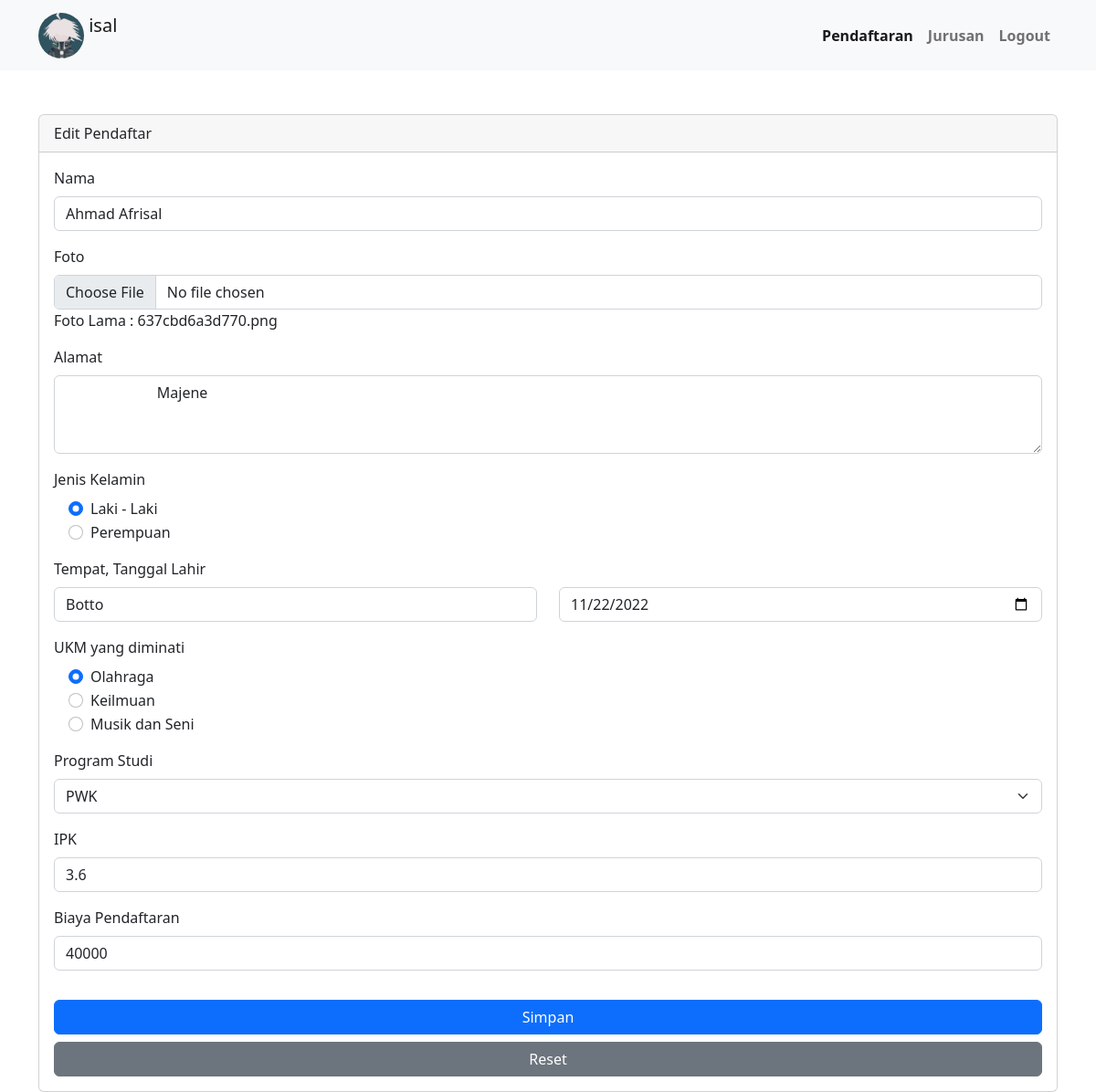
Page /pendaftaran/edit.php?pendaftaran_id=1 (signed in) on the committed database.
### tables this page shows
CREATE TABLE `tblpendaftaran` (
  `pendaftaran_id` int(11) NOT NULL,
  `pendaftaran_nama` varchar(50) NOT NULL,
  `pendaftaran_gambar` text DEFAULT NULL,
  `pendaftaran_alamat` text NOT NULL,
  `pendaftaran_gender` varchar(20) NOT NULL,
  `pendaftaran_tempatlahir` varchar(30) NOT NULL,
  `pendaftaran_tanggallahir` date NOT NULL,
  `prodi_kode` char(2) NOT NULL,
  `pendaftaran_ukm` text NOT NULL,
  `pendaftaran_ipk` float NOT NULL,
  `pendaftaran_biaya` int(11) NOT NULL
);

CREATE TABLE `tblprodi` (
  `prodi_kode` char(2) NOT NULL,
  `prodi_nama` varchar(20) NOT NULL,
  `prodi_jenjang` char(2) NOT NULL,
  `prodi_status` char(1) NOT NULL
);

### pendaftaran/edit.php (the view, shortened to what this page needs)
<!doctype html>
<html lang="en">
<head>
    <link   href="https://cdn.jsdelivr.net/npm/bootstrap@5.2.2/dist/css/bootstrap.min.css"
            rel="stylesheet"
>
</head>
<body>
    <nav class="navbar navbar-expand-lg bg-light">
            <div class="container">
                <a class="navbar-brand" href="#">
                    <img src="../uploads/default.jpg" alt="Logo" width="50" height="50"
                            class="d-inline-block align-text-top rounded-circle">
                            <?= $_SESSION["username"]; ?>
                </a>
                <div class="collapse navbar-collapse "  id="navbarNav">
                    <ul class="navbar-nav ms-auto">
                        <li class="nav-item">
                            <a class="nav-link active" aria-current="page" href="#">
                                <b>Pendaftaran</b>
                            </a>
                        </li>
                        <li class="nav-item">
                            <a class="nav-link" href="../jurusan/index.php"><b>Jurusan</b></a>
                        </li>
                        <li class="nav-item">
                            <a class="nav-link" href="../logout.php"><b>Logout</b></a>
                        </li>
                    </ul>
                </div>
            </div>
    </nav>
    <div class="container">
        <div class="card mt-5">
            <div class="card-header">
                Edit Pendaftar
            </div>
            <div class="card-body">
            <?php
                include '../config.php';
                $pendaftaran_id = $_GET['pendaftaran_id'];
                $query = mysqli_query($config, "SELECT * FROM tblpendaftaran JOIN tblprodi ON
                                        tblpendaftaran.prodi_kode=tblprodi.prodi_kode WHERE
                                        pendaftaran_id='$pendaftaran_id'");
                while ($d = mysqli_fetch_array($query)) {
            ?>
            <form action="update.php" method="post" enctype="multipart/form-data">
                <div class="mb-3">
                    <label for="" class="form-label">Nama</label>
                    <input type="text" class="form-control"  name="nama"
                            value="<?= $d['pendaftaran_nama'];?>" required>
                </div>
                <div class="mb-3">
                    <label for="" class="form-label">Foto</label>
                    <input class="form-control" type="file" name="gambar" >
                    <p>Foto Lama : <?= $d['pendaftaran_gambar'];?></p>
                </div>
                <div class="mb-3">
                    <label for="" class="form-label">Alamat</label>
                    <textarea class="form-control"  rows="3" name="alamat" required>
                        <?= $d['pendaftaran_alamat'];?>
                    </textarea>
                </div>
                <div class="mb-3">
                    <label for="" class="form-label">Jenis Kelamin</label>
                    <div class="form-check ms-3">
                        <input class="form-check-input" type="radio" value="Laki - Laki" name="jenkel"
                                <?=  $d['pendaftaran_gender'] == "Laki - Laki" ? 'checked' :'';?> >
                        <label class="form-check-label" for="">
                            Laki - Laki
                        </label>
                    </div>
                    <div class="form-check ms-3">
                        <input class="form-check-input" type="radio" value="Perempuan" name="jenkel"
                                <?=  $d['pendaftaran_gender'] == "Perempuan" ? 'checked' :'';?> >
                        <label class="form-check-label" for="">
                            Perempuan
                        </label>
                    </div>
                </div>
                <div class="mb-3">
                    <label for="" class="form-label">Tempat, Tanggal Lahir</label>
                    <div class="row">
                        <div class="col-6">
                            <input class="form-control" type="text" name="tempat"
                                value="<?= $d['pendaftaran_tempatlahir'];?>" required >
                        </div>
                        <div class="col-6">
                            <input class="form-control" type="date" name="tanggal"
                                value="<?= $d['pendaftaran_tanggallahir'];?>" required >
                        </div>
                    </div>
                </div>
                <div class="mb-3">
                    <label for="" class="form-label">UKM yang diminati</label>
                    <div class="form-check ms-3">
                        <input class="form-check-input" type="radio" value="Olahraga" name="ukm"
                            <?=  $d['pendaftaran_ukm'] == "Olahraga" ? 'checked' :'';?>  >
                        <label class="form-check-label" for="">
                            Olahraga
                        </label>
                    </div>
                    <div class="form-check ms-3">
                        <input class="form-check-input" type="radio" value="Keilmuan" name="ukm"
                            <?=  $d['pendaftaran_ukm'] == "Keilmuan" ? 'checked' :'';?> >
                        <label class="form-check-label" for="">
                            Keilmuan
                        </label>
                    </div>
                    <div class="form-check ms-3">
                        <input class="form-check-input" type="radio" value="Musik dan Seni" name="ukm"
                            <?=  $d['pendaftaran_ukm'] == "Musik dan Seni" ? 'checked' :'';?>  >
                        <label class="form-check-label" for="">
                            Musik dan Seni
                        </label>
                    </div>
                </div>
                <div class="mb-3">
                    <label for="" class="form-label">Program Studi</label>
                    <select class="form-select" name="program" aria-label="Default select example">
                        <option value="<?= $d['prodi_kode'] ;?>"><?= $d['prodi_nama'] ;?></option>
                    <?php
                        include '../config.php';
                        $query = mysqli_query($config, "SELECT * FROM tblprodi");
                    ?>
                    </select>
                </div>
                <div class="mb-3">
                    <label for="" class="form-label">IPK</label>
                    <input type="text" class="form-control"  name="ipk" value="<?= $d['pendaftaran_ipk'];?>" required>
                </div>
                <div class="mb-3">
                    <label for="" class="form-label">Biaya Pendaftaran</label>
                    <input type="number" class="form-control" value="<?= $d['pendaftaran_biaya'];?>"  name="biaya" readonly >
                </div>
                </div>
                <div class="mb-3">
                    <div class="d-grid gap-2 mx-3">
                        <button class="btn btn-primary" type="submit">Simpan</button>
                        <button class="btn btn-secondary" type="reset">Reset</button>
                    </div>
                </div>
            <?php
            }
        ?>
            </div>
        </div>
  </body>
</html>

### rows in the picture
tblpendaftaran: nama "Ahmad Afrisal", pendaftaran_gambar "637cbd6a3d770.png", alamat "Majene", pendaftaran_gender "☑", tempat "Botto", tanggal "11/22/2022", pendaftaran_ukm "☑", program "PWK", ipk "3.6", biaya "40000"

### other values in the picture
$_SESSION["username"] "isal"
